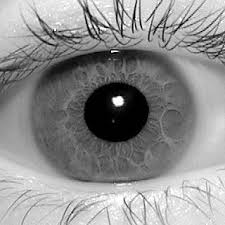
#> input picture 001/L/1.jpg, 225 x 225 px, found by its file name; its folder holds 4 pictures in this run
$ python how_similar_two_images_are.py
#> lines starting #> are read from the running program, lines starting #| are printed output that depends on the picture
import cv2
import numpy as np
import os

directory = os.listdir(os.getcwd() + '/001/L/')
num_of_file = len(directory)
for file in directory:
    print(file)
file_name = input("Filename with extension: ")
#> the answer given: 001/L/1.jpg
path = os.getcwd() + '/001/L/%s' % (file_name)
image_read = cv2.imread(path)
#> image_read is the input picture: shape (225, 225, 3); min 0, max 255, mean 142.6
original = image_read
for file in directory:
    print(file)
file_name = input("Filename with extension: ")
#> the answer given: 001/L/2.jpg
path = os.getcwd() + '/001/L/%s' % (file_name)
image_read = cv2.imread(path)
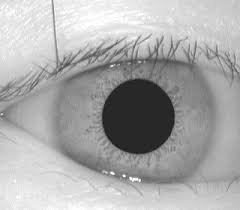
#> input picture 001/L/2.jpg, 240 x 210 px, found by its file name
#> image_read is the input picture: shape (210, 240, 3); min 21, max 255, mean 170.4
image_to_compare = image_read


# 1) Check if 2 images are equals
if original.shape == image_to_compare.shape:
    print("The images have same size and channels")
    difference = cv2.subtract(original, image_to_compare)
    b, g, r = cv2.split(difference)

    if cv2.countNonZero(b) == 0 and cv2.countNonZero(g) == 0 and cv2.countNonZero(r) == 0:
        print("The images are completely Equal")
    else:
        print("The images are NOT equal")

# 2) Check for similarities between the 2 images
sift = cv2.xfeatures2d.SIFT_create()
kp_1, desc_1 = sift.detectAndCompute(original, None)
#> kp_1 = 285 keypoints; strongest (x, y, size): (118, 101, 7.1), (134, 17, 1.9), (105, 27, 1.9), (90, 26, 2.1)
kp_2, desc_2 = sift.detectAndCompute(image_to_compare, None)
#> kp_2 = 205 keypoints; strongest (x, y, size): (137, 112, 61), (130, 178, 1.9), (82, 59, 2.9), (156, 50, 2.7)

index_params = dict(algorithm=0, trees=5)
search_params = dict()
flann = cv2.FlannBasedMatcher(index_params, search_params)

matches = flann.knnMatch(desc_1, desc_2, k=2)
#> matches = 285 matches

good_points = []
for m, n in matches:
    if m.distance < 0.6*n.distance:
        good_points.append(m)
#> after the loop, good_points = []

# Define how similar they are
number_keypoints = 0
if len(kp_1) <= len(kp_2):
    number_keypoints = len(kp_1)
else:
    number_keypoints = len(kp_2)
#> number_keypoints = 205


print("Keypoints 1ST Image: " + str(len(kp_1)))
#| Keypoints 1ST Image: 285
print("Keypoints 2ND Image: " + str(len(kp_2)))
#| Keypoints 2ND Image: 205
print("GOOD Matches:", len(good_points))
#| GOOD Matches: 0
print("How good it's the match: ", len(good_points) / number_keypoints * 100)
#| How good it's the match:  0.0

result = cv2.drawMatches(original, kp_1, image_to_compare, kp_2, good_points, None)
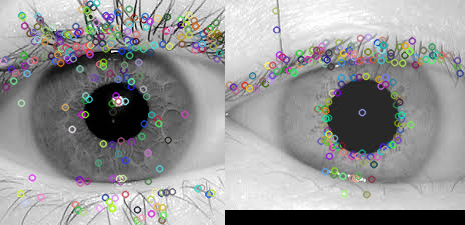
#> result: shape (225, 465, 3); mean B, G, R 150.3, 150.5, 150.3


cv2.imshow("result", cv2.resize(result, None, fx=0.4, fy=0.4))
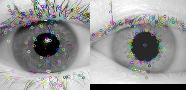
#> window 'result': shape (90, 186, 3); mean B, G, R 150.4, 150.6, 150.4
cv2.imwrite("feature_matching.jpg", result)


cv2.imshow("Original", cv2.resize(original, None, fx=0.4, fy=0.4))
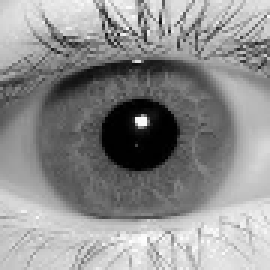
#> window 'Original': shape (90, 90, 3) (shown 3 times larger); min 0, max 255, mean 142.7
cv2.imshow("Duplicate", cv2.resize(image_to_compare, None, fx=0.4, fy=0.4))
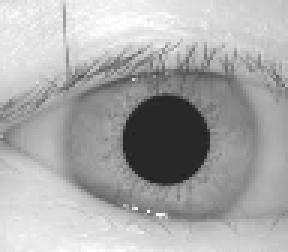
#> window 'Duplicate': shape (84, 96, 3) (shown 3 times larger); min 30, max 255, mean 170.4
cv2.waitKey(0)
cv2.destroyAllWindows()
